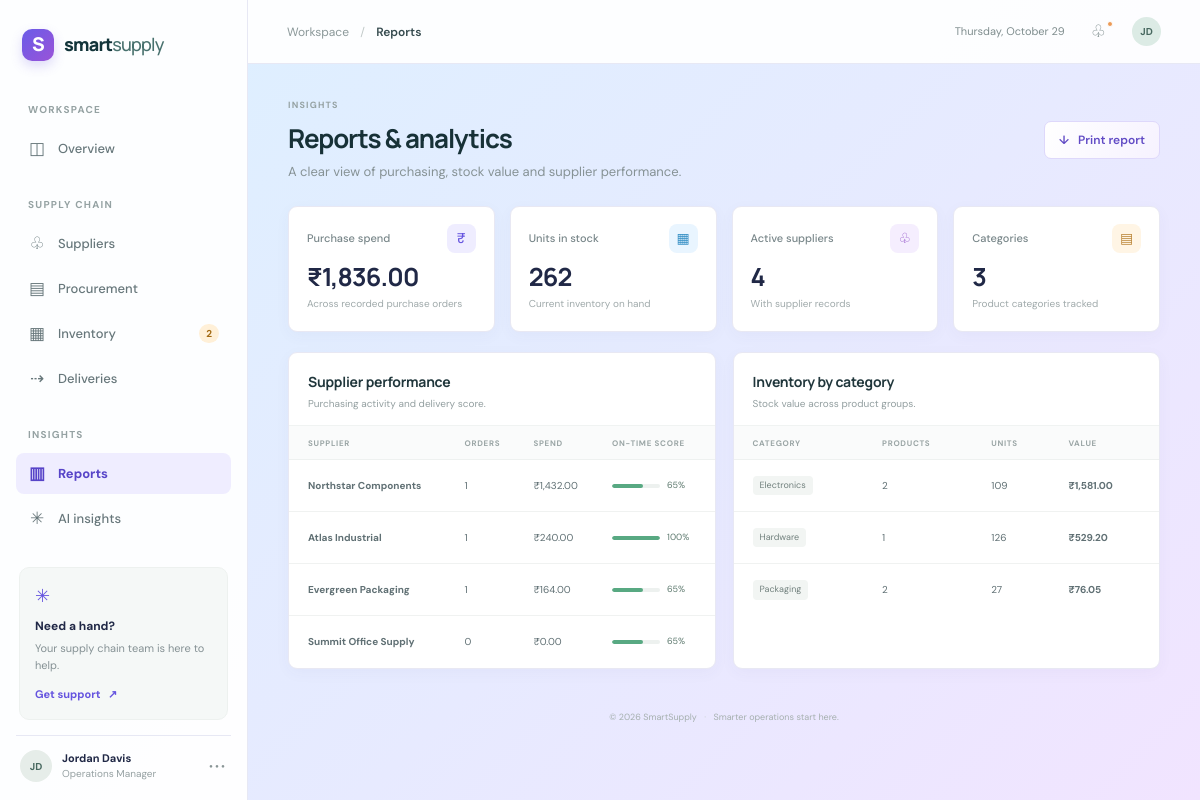
Page /reports on the committed database.
### tables this page shows
CREATE TABLE suppliers (
            id INTEGER PRIMARY KEY AUTOINCREMENT, name TEXT NOT NULL,
            contact TEXT NOT NULL DEFAULT '', email TEXT NOT NULL DEFAULT '',
            category TEXT NOT NULL DEFAULT '', status TEXT NOT NULL DEFAULT 'Active'
        );

CREATE TABLE products (
            id INTEGER PRIMARY KEY AUTOINCREMENT, name TEXT NOT NULL,
            sku TEXT NOT NULL UNIQUE, category TEXT NOT NULL DEFAULT '',
            supplier_id INTEGER REFERENCES suppliers(id) ON DELETE SET NULL,
            stock INTEGER NOT NULL DEFAULT 0, reorder_level INTEGER NOT NULL DEFAULT 10,
            unit_price REAL NOT NULL DEFAULT 0
        );

### app.py (the view)
@app.route("/reports")
def reports():
    db = get_db()
    spend = db.execute("SELECT COALESCE(SUM(quantity*unit_price),0) FROM purchase_orders WHERE status!='Cancelled'").fetchone()[0]
    total_units = db.execute("SELECT COALESCE(SUM(stock),0) FROM products").fetchone()[0]
    supplier_stats = db.execute("SELECT s.name,COUNT(po.id) orders,COALESCE(SUM(po.quantity*po.unit_price),0) spend,COALESCE(AVG(CASE WHEN po.status='Delivered' THEN 100 ELSE 65 END),0) performance FROM suppliers s LEFT JOIN purchase_orders po ON po.supplier_id=s.id GROUP BY s.id ORDER BY spend DESC").fetchall()
    category_stats = db.execute("SELECT category,COUNT(*) products,SUM(stock) units,SUM(stock*unit_price) value FROM products GROUP BY category ORDER BY value DESC").fetchall()
    return render_template("reports.html", spend=spend, total_units=total_units, supplier_stats=supplier_stats, category_stats=category_stats)

### app.py (called while the page is built)
def get_db():
    if "db" not in g:
        g.db = sqlite3.connect(DATABASE)
        g.db.row_factory = sqlite3.Row
        g.db.execute("PRAGMA foreign_keys = ON")
    return g.db

def configured_openai_key():
    key = os.getenv("OPENAI_API_KEY", "").strip()
    return key if key and key != "your_openai_api_key_here" else ""

@app.context_processor
def inject_counts():
    db = get_db()
    low = db.execute("SELECT COUNT(*) FROM products WHERE stock <= reorder_level").fetchone()[0]
    return {"low_stock_count": low, "year": date.today().year, "now_label": datetime.now().strftime("%A, %B %-d") if os.name != "nt" else datetime.now().strftime("%A, %B %#d"), "ai_enabled": bool(configured_openai_key())}

### templates/reports.html
{% extends 'base.html' %}{% block title %}Reports{% endblock %}{% block crumb %}Reports{% endblock %}{% block content %}
<section class="page-heading"><div><div class="eyebrow">INSIGHTS</div><h1>Reports & analytics</h1><p>A clear view of purchasing, stock value and supplier performance.</p></div><button class="button button-secondary" onclick="window.print()">↓ &nbsp; Print report</button></section>
<section class="metric-grid"><article class="metric-card"><div class="metric-top"><span>Purchase spend</span><span class="metric-icon teal">&#8377;</span></div><div class="metric-value">&#8377;{{ '{:,.2f}'.format(spend) }}</div><div class="metric-foot">Across recorded purchase orders</div></article><article class="metric-card"><div class="metric-top"><span>Units in stock</span><span class="metric-icon blue">▦</span></div><div class="metric-value">{{ '{:,}'.format(total_units) }}</div><div class="metric-foot">Current inventory on hand</div></article><article class="metric-card"><div class="metric-top"><span>Active suppliers</span><span class="metric-icon violet">♧</span></div><div class="metric-value">{{ supplier_stats|length }}</div><div class="metric-foot">With supplier records</div></article><article class="metric-card"><div class="metric-top"><span>Categories</span><span class="metric-icon amber">▤</span></div><div class="metric-value">{{ category_stats|length }}</div><div class="metric-foot">Product categories tracked</div></article></section>
<section class="dashboard-grid report-grid"><article class="panel"><div class="panel-heading"><div><h2>Supplier performance</h2><p>Purchasing activity and delivery score.</p></div></div><div class="table-wrap"><table><thead><tr><th>SUPPLIER</th><th>ORDERS</th><th>SPEND</th><th>ON-TIME SCORE</th></tr></thead><tbody>{% for s in supplier_stats %}<tr><td><strong>{{ s.name }}</strong></td><td>{{ s.orders }}</td><td>&#8377;{{ '{:,.2f}'.format(s.spend) }}</td><td><div class="score-cell"><span class="score-track"><i style="width:{{ s.performance }}%"></i></span>{{ s.performance|round|int }}%</div></td></tr>{% else %}<tr><td colspan="4" class="empty">No supplier data to report.</td></tr>{% endfor %}</tbody></table></div></article><article class="panel"><div class="panel-heading"><div><h2>Inventory by category</h2><p>Stock value across product groups.</p></div></div><div class="table-wrap"><table><thead><tr><th>CATEGORY</th><th>PRODUCTS</th><th>UNITS</th><th>VALUE</th></tr></thead><tbody>{% for c in category_stats %}<tr><td><span class="category-chip">{{ c.category or 'Uncategorized' }}</span></td><td>{{ c.products }}</td><td>{{ c.units }}</td><td><strong>&#8377;{{ '{:,.2f}'.format(c.value or 0) }}</strong></td></tr>{% else %}<tr><td colspan="4" class="empty">No inventory data to report.</td></tr>{% endfor %}</tbody></table></div></article></section>
{% endblock %}

### static/style.css (style rules this page uses)
:root { --ink:#172c33;--muted:#77868a;--line:#e9eeee;--canvas:#f7f9f8;--teal:#087f72;--teal-dark:#066d63;--mint:#e7f4f0;--sans:'DM Sans',sans-serif;--display:'Manrope',sans-serif }
* { box-sizing:border-box }
body { margin:0;background:var(--canvas);color:var(--ink);font-family:var(--sans);font-size:14px;line-height:1.5 }
.workspace-label,.nav-section,.eyebrow { font-size:10px;letter-spacing:1.25px;font-weight:700;color:#95a2a3 }
.page-heading { display:flex;justify-content:space-between;align-items:center;margin-bottom:25px }
.page-heading h1 { font-family:var(--display);font-size:26px;letter-spacing:-1.1px;margin:6px 0 4px;font-weight:700;color:#173137 }
.page-heading p { color:#869295;margin:0;font-size:13px }
.eyebrow { font-size:9px;letter-spacing:1.2px }
.button { height:38px;border-radius:7px;padding:0 14px;display:inline-flex;align-items:center;justify-content:center;gap:8px;font-family:var(--sans);font-size:12px;font-weight:600;text-decoration:none;cursor:pointer;border:1px solid transparent;transition:.16s }
.button-secondary { color:#496267;background:white;border-color:#dce5e2 }
.metric-grid { display:grid;grid-template-columns:repeat(4,minmax(0,1fr));gap:15px;margin-bottom:20px }
.metric-card { background:#fff;border:1px solid var(--line);border-radius:9px;padding:17px 18px 15px;min-height:126px;box-shadow:0 2px 5px #203a3510 }
.metric-top { display:flex;align-items:center;justify-content:space-between;color:#788689;font-size:11px;font-weight:500 }
.metric-icon { width:29px;height:29px;display:grid;place-items:center;border-radius:8px;font-size:14px }
.metric-icon.teal { color:#208678;background:#e7f4f1 }
.metric-icon.blue { color:#5b80ad;background:#edf3fb }
.metric-icon.violet { color:#856eaa;background:#f3eff9 }
.metric-icon.amber { color:#bb8537;background:#fcf4e7 }
.metric-value { font-family:var(--display);font-size:25px;line-height:1.2;font-weight:700;letter-spacing:-.8px;margin:9px 0 4px;display:flex;align-items:center;gap:9px;flex-wrap:wrap }
.metric-foot { color:#a0aaab;font-size:10px }
.dashboard-grid { display:grid;grid-template-columns:minmax(0,1.75fr) minmax(290px,1fr);gap:17px;margin-bottom:20px }
.panel { background:#fff;border:1px solid var(--line);border-radius:9px;box-shadow:0 2px 5px #203a350d;min-width:0 }
.panel-heading { padding:18px 19px 14px;display:flex;justify-content:space-between;align-items:center;gap:14px }
.panel-heading h2 { font-family:var(--display);font-size:14px;letter-spacing:-.25px;margin:0 0 4px;color:#21373c }
.panel-heading p { font-size:10px;color:#939fa0;margin:0 }
.table-wrap { width:100%;overflow-x:auto }
table { width:100%;border-collapse:collapse;white-space:nowrap }
thead { background:#fafbfb }
th { height:34px;text-align:left;padding:0 13px;color:#9aa5a5;font-size:8px;font-weight:700;letter-spacing:.7px;border-top:1px solid #f0f3f2;border-bottom:1px solid #eef1f0 }
th:first-child,td:first-child { padding-left:19px }
td { height:52px;border-bottom:1px solid #f0f2f1;padding:7px 13px;color:#607074;font-size:10px }
tbody tr:last-child td { border-bottom:0 }
.category-chip { display:inline-flex;background:#f2f5f3;color:#72817e;border-radius:4px;padding:3px 7px;font-size:9px }
.report-grid { grid-template-columns:repeat(2,minmax(0,1fr));margin-top:20px }
.score-cell { display:flex;align-items:center;gap:7px;font-size:9px;color:#5d796e }
.score-track { display:inline-block;width:48px;height:4px;background:#edf1ef;border-radius:3px;overflow:hidden }
.score-track i { display:block;height:100%;background:#58a982;border-radius:3px }
:root { --ink:#202846;--muted:#717b99;--line:#e7e8f4;--canvas:#f3f5ff;--teal:#6554df;--teal-dark:#4e3ac5;--mint:#efedff }
body { background:radial-gradient(ellipse at 86% 8%,#f1eaff 0,transparent 31%),radial-gradient(ellipse at 8% 72%,#e7f5ff 0,transparent 34%),linear-gradient(135deg,#f8f8ff 0%,#f1f5ff 53%,#faf4ff 100%) }
.button-secondary { color:#614bc5;background:linear-gradient(120deg,#fff,#f6f2ff);border-color:#ded8fb }
.metric-card,.panel { border-color:#e8e8f3;box-shadow:0 4px 15px #44508b0a }
.metric-icon.teal { color:#6554df;background:#efedff }
.metric-icon.blue { color:#338ec4;background:#e9f5ff }
.metric-icon.violet { color:#9254c9;background:#f5eefe }
.metric-icon.amber { color:#bb8537;background:#fff5e5 }
body { background:linear-gradient(135deg,#deefff 0%,#e7eaff 52%,#f1e4ff 100%) }

### rows in the picture
suppliers: name "Northstar Components", orders "1", spend "1,432.00", {{ s.performance }} 65.0 (drawn), performance "65"
suppliers: name "Atlas Industrial", orders "1", spend "240.00", {{ s.performance }} 100.0 (drawn), performance "100"
suppliers: name "Evergreen Packaging", orders "1", spend "164.00", {{ s.performance }} 65.0 (drawn), performance "65"
suppliers: name "Summit Office Supply", orders "0", spend "0.00", {{ s.performance }} 65.0 (drawn), performance "65"
products: category "Hardware", products "1", units "126", value "529.20"

### other values in the picture
{{ low_stock_count }} "2"
{{ '{:,.2f}'.format(spend) }} "1,836.00"
{{ '{:,}'.format(total_units) }} "262"
{{ supplier_stats|length }} "4"
{{ category_stats|length }} "3"
{{ c.category or 'Uncategorized' }} "Electronics" "Packaging"
{{ c.products }} "2" "2"
{{ c.units }} "109" "27"
{{ '{:,.2f}'.format(c.value or 0) }} "1,581.00" "76.05"
